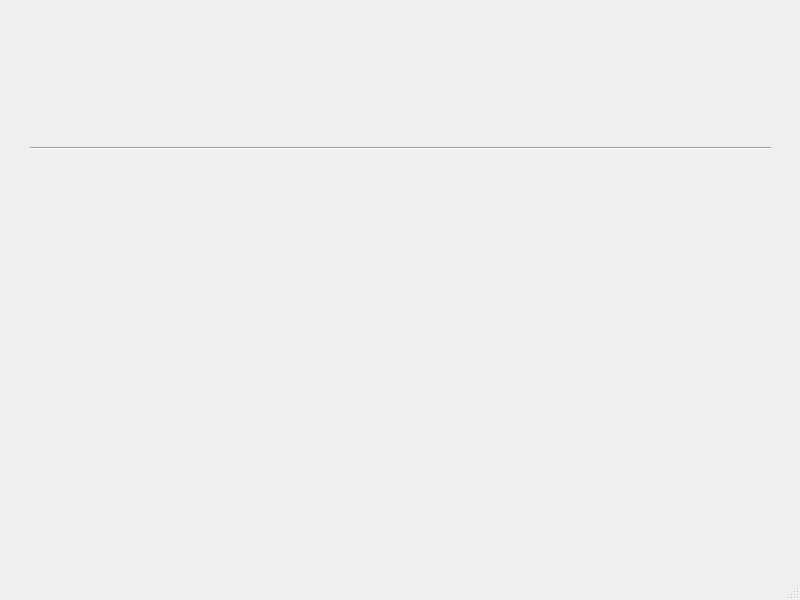
<?xml version="1.0" encoding="UTF-8"?>
<ui version="4.0">
 <class>MainWindow</class>
 <widget class="QMainWindow" name="MainWindow">
  <property name="geometry">
   <rect>
    <x>0</x>
    <y>0</y>
    <width>800</width>
    <height>600</height>
   </rect>
  </property>
  <property name="windowTitle">
   <string>MainWindow</string>
  </property>
  <widget class="QWidget" name="centralwidget">
   <widget class="Line" name="line">
    <property name="geometry">
     <rect>
      <x>30</x>
      <y>140</y>
      <width>741</width>
      <height>16</height>
     </rect>
    </property>
    <property name="orientation">
     <enum>Qt::Horizontal</enum>
    </property>
   </widget>
  </widget>
  <widget class="QMenuBar" name="menubar">
   <property name="geometry">
    <rect>
     <x>0</x>
     <y>0</y>
     <width>800</width>
     <height>21</height>
    </rect>
   </property>
  </widget>
  <widget class="QStatusBar" name="statusbar"/>
 </widget>
 <resources/>
 <connections/>
</ui>
